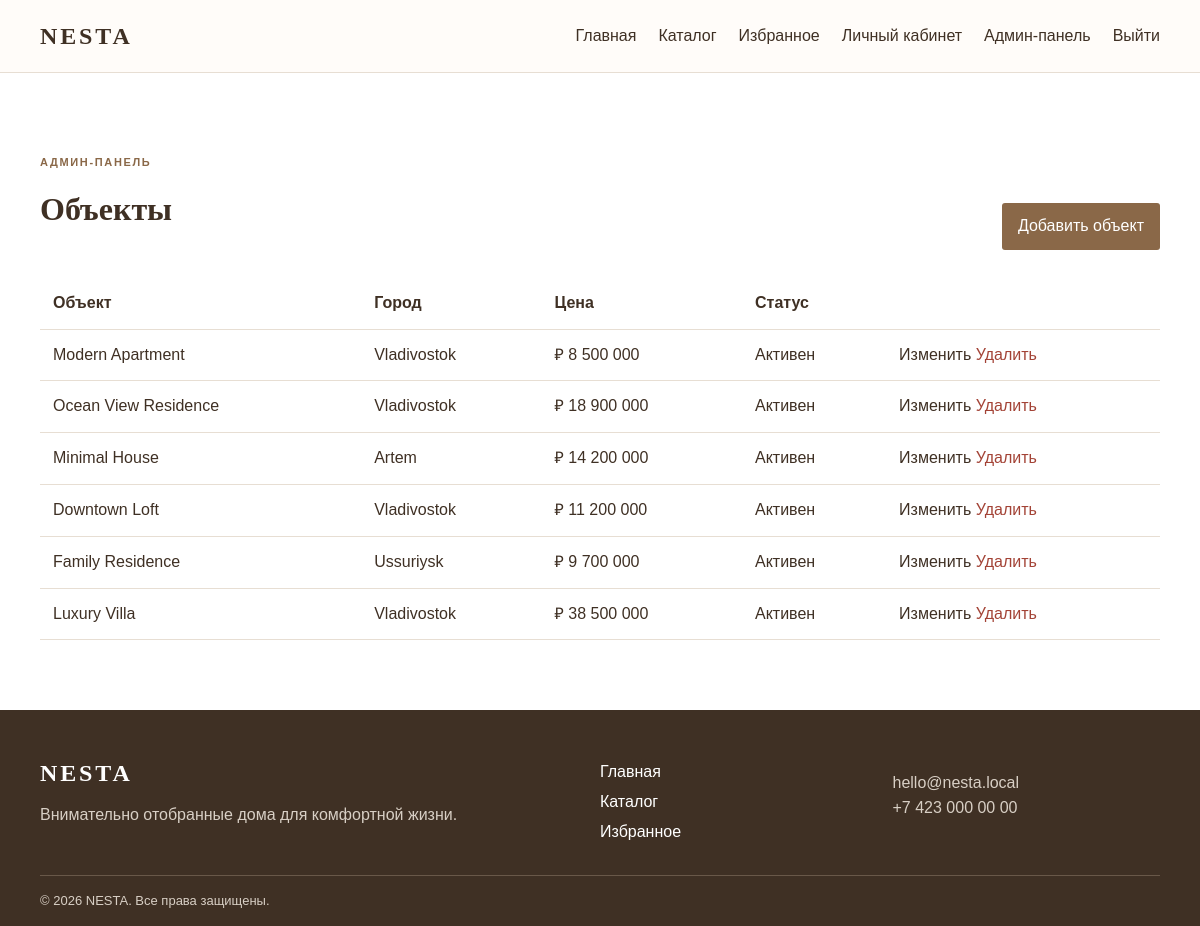
/admin/index.php (signed in), run on an earlier commit of the app's database.
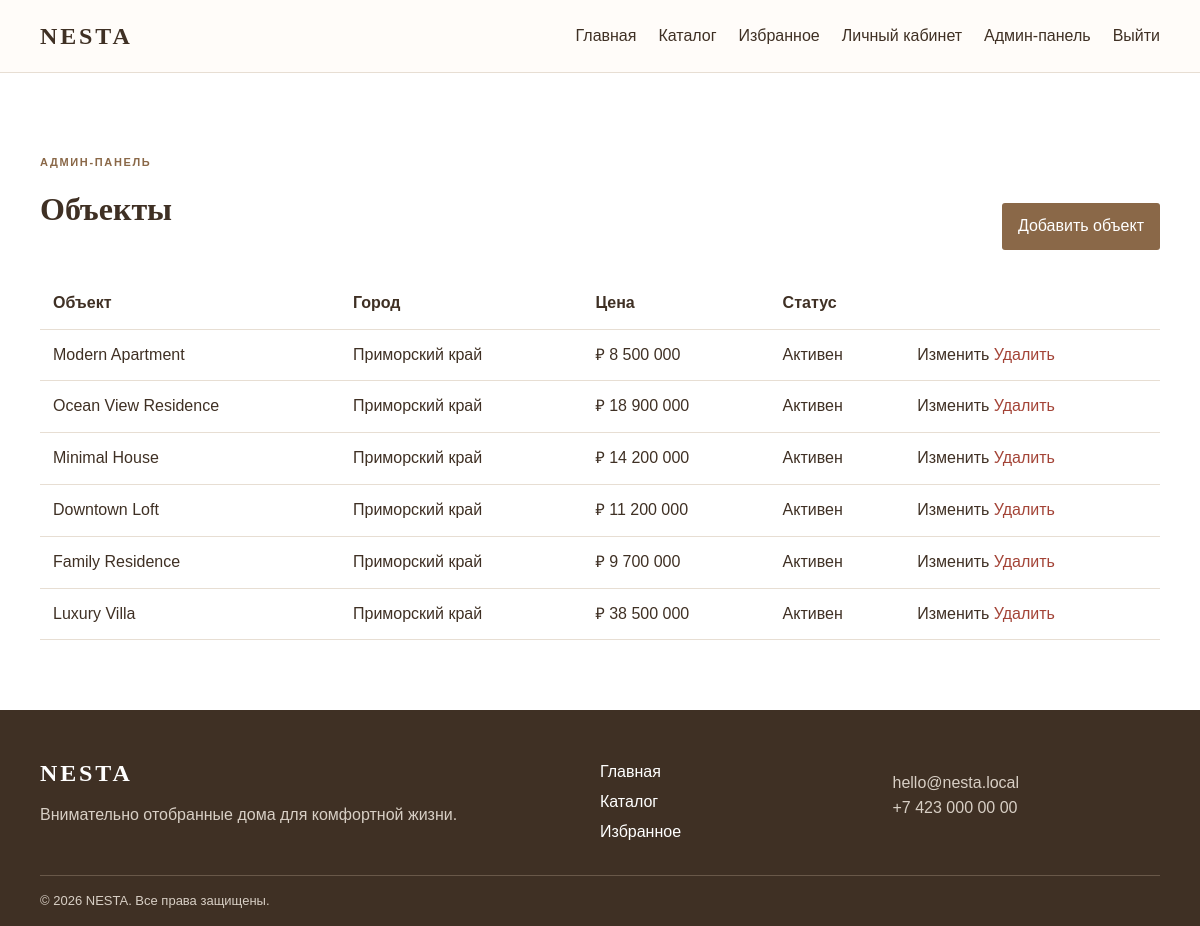
And on a later commit of the database.
### tables this page shows
CREATE TABLE properties (id INT UNSIGNED AUTO_INCREMENT PRIMARY KEY,title VARCHAR(180) NOT NULL,description TEXT NOT NULL,city VARCHAR(100) NOT NULL,address VARCHAR(190) NOT NULL,price DECIMAL(14,2) NOT NULL,area DECIMAL(8,2) NOT NULL,rooms TINYINT UNSIGNED NOT NULL,type VARCHAR(50) NOT NULL,image VARCHAR(500) NOT NULL,status ENUM('active','draft') NOT NULL DEFAULT 'active',created_at TIMESTAMP DEFAULT CURRENT_TIMESTAMP,INDEX(city),INDEX(price));

### includes/bootstrap.php (called while the page is built, shortened)
<?php
function e(?string $v): string { return htmlspecialchars((string)$v, ENT_QUOTES, 'UTF-8'); }
function user(): ?array { return $_SESSION['user'] ?? null; }
function logged_in(): bool { return isset($_SESSION['user']); }

### admin/index.php (the view)
<?php require '../includes/bootstrap.php'; require_admin(); $page_title='Админ-панель · Объекты'; $properties=$pdo->query('SELECT * FROM properties ORDER BY created_at DESC')->fetchAll(); require '../includes/header.php'; ?>
<main class="container section"><div class="section-head"><div><p class="eyebrow">Админ-панель</p><h1>Объекты</h1></div><a class="button" href="property-form.php">Добавить объект</a></div><div class="admin-table"><table><thead><tr><th>Объект</th><th>Город</th><th>Цена</th><th>Статус</th><th></th></tr></thead><tbody><?php foreach($properties as $p):?><tr><td><?=e($p['title'])?></td><td><?=e($p['city'])?></td><td>₽ <?=number_format($p['price'],0,'.',' ')?></td><td><?=e($p['status']==='active'?'Активен':'Черновик')?></td><td><a href="property-form.php?id=<?=$p['id']?>">Изменить</a> <form class="inline" method="post" action="delete-property.php"><input type="hidden" name="csrf" value="<?=csrf()?>"><input type="hidden" name="id" value="<?=$p['id']?>"><button class="link-danger" onclick="return confirm('Удалить этот объект?')">Удалить</button></form></td></tr><?php endforeach?></tbody></table></div></main><?php require '../includes/footer.php'; ?>

### includes/header.php (shortened to what this page needs)
<!doctype html><html lang="ru"><head><link rel="stylesheet" href="<?=BASE_URL?>/assets/css/style.css"></head><body>
<header class="site-header"><div class="container nav"><a class="brand" href="<?=BASE_URL?>/index.php">NESTA</a><button class="menu-toggle" aria-label="Открыть меню" aria-expanded="false">☰</button><nav class="nav-links"><a href="<?=BASE_URL?>/index.php">Главная</a><a href="<?=BASE_URL?>/catalog.php">Каталог</a><a href="<?=BASE_URL?>/favorites.php">Избранное</a><?php if(logged_in()): ?><a href="<?=BASE_URL?>/account.php">Личный кабинет</a><?php if(user()['role']==='admin'): ?><a href="<?=BASE_URL?>/admin/index.php">Админ-панель</a><?php endif ?><a href="<?=BASE_URL?>/logout.php">Выйти</a><?php else: ?><a href="<?=BASE_URL?>/login.php">Войти</a><a class="nav-cta" href="<?=BASE_URL?>/register.php">Регистрация</a><?php endif ?></nav></div></header>

### includes/footer.php
<footer><div class="container footer-grid"><div><a class="brand" href="<?=BASE_URL?>/index.php">NESTA</a><p>Внимательно отобранные дома для комфортной жизни.</p></div><div><a href="<?=BASE_URL?>/index.php">Главная</a><a href="<?=BASE_URL?>/catalog.php">Каталог</a><a href="<?=BASE_URL?>/favorites.php">Избранное</a></div><div><p>hello@nesta.local<br>+7 423 000 00 00</p></div></div><div class="container copyright">© <?=date('Y')?> NESTA. Все права защищены.</div></footer><script src="<?=BASE_URL?>/assets/js/app.js" defer></script></body></html>

### assets/css/style.css (style rules this page uses)
:root { --cream:#f7f3ee;--sand:#ede4d8;--brown:#8a6848;--dark:#3f3024;--line:#e7ded3;--white:#fff }
* { box-sizing:border-box }
body { margin:0;color:var(--dark);font:16px/1.55 Arial,sans-serif;background:var(--white) }
a { color:inherit;text-decoration:none }
.container { width:min(1120px,calc(100% - 40px));margin:auto }
.site-header { border-bottom:1px solid var(--line);background:#fffcf9;position:sticky;top:0;z-index:10 }
.nav { min-height:72px;display:flex;align-items:center;justify-content:space-between }
.brand { font:700 24px Georgia,serif;letter-spacing:.12em }
.nav-links { display:flex;gap:22px;align-items:center }
.nav-cta,.button,button { background:var(--brown);color:#fff;border:0;border-radius:3px;padding:11px 16px;cursor:pointer;font:inherit;transition:.2s }
.eyebrow { text-transform:uppercase;letter-spacing:.15em;font-size:11px;color:var(--brown);font-weight:bold }
.hero h1,h1,h2 { font-family:Georgia,serif;line-height:1.12 }
.section { padding:70px 0 }
.section-head { display:flex;justify-content:space-between;align-items:end;margin-bottom:28px }
.admin-table { overflow:auto }
.admin-table table { width:100%;border-collapse:collapse }
.admin-table th,.admin-table td { padding:13px;text-align:left;border-bottom:1px solid var(--line) }
.inline { display:inline }
.link-danger { color:#a34336;background:none;padding:0 }
footer { background:var(--dark);color:#fff;padding:45px 0 15px }
.footer-grid { display:grid;grid-template-columns:2fr 1fr 1fr;gap:25px }
.footer-grid a { display:block;margin:5px 0 }
.footer-grid p { color:#d8cfc5 }
.copyright { border-top:1px solid #695849;padding-top:15px;color:#d8cfc5;font-size:13px;margin-top:25px }

What changed in the data, as far as the page shows it:
changed properties "Modern Apartment": city "Vladivostok" → "Приморский край"
changed properties "Ocean View Residence": city "Vladivostok" → "Приморский край"
changed properties "Minimal House": city "Artem" → "Приморский край"
changed properties "Downtown Loft": city "Vladivostok" → "Приморский край"
changed properties "Family Residence": city "Ussuriysk" → "Приморский край"
changed properties "Luxury Villa": city "Vladivostok" → "Приморский край"
